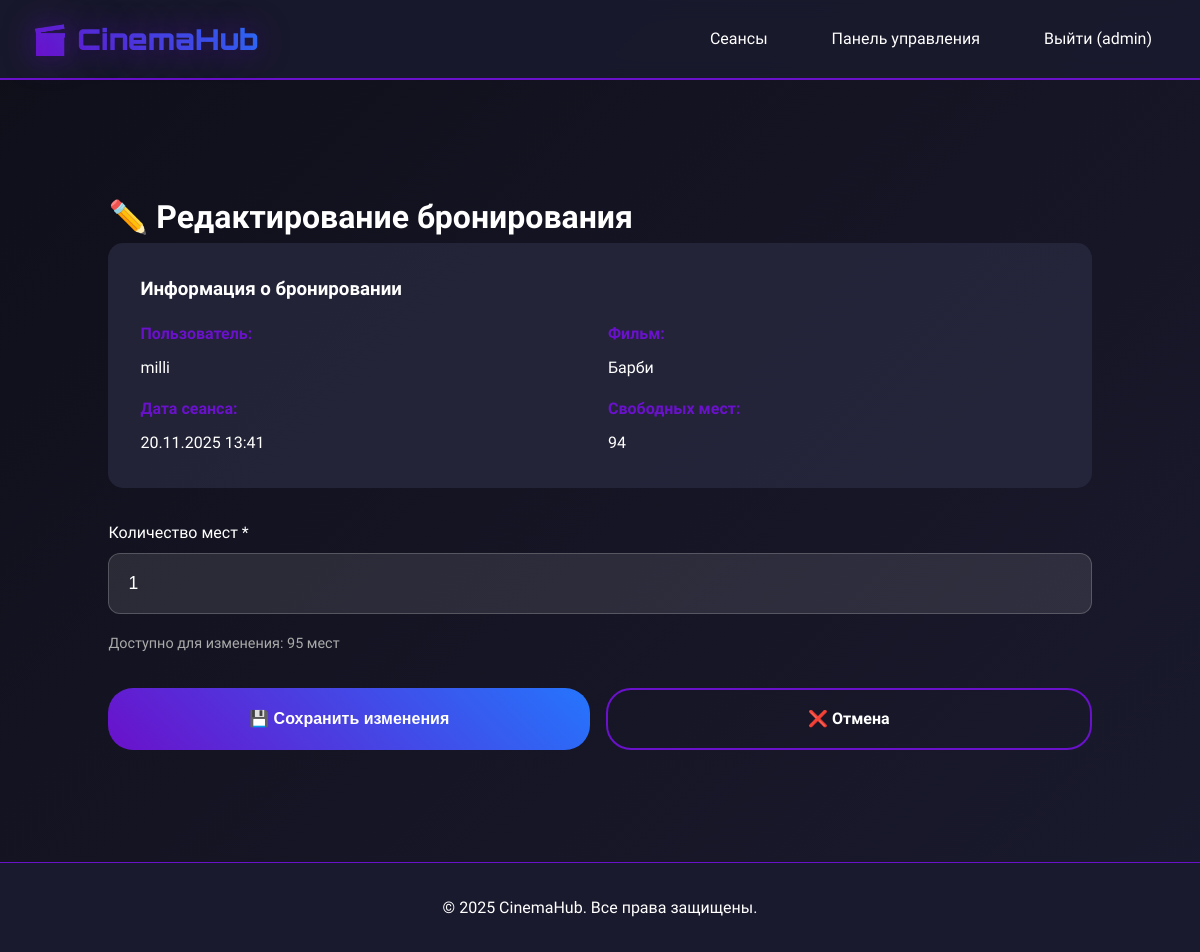
The page /manage/bookings/edit/6/ (signed in) on the database as committed earlier.
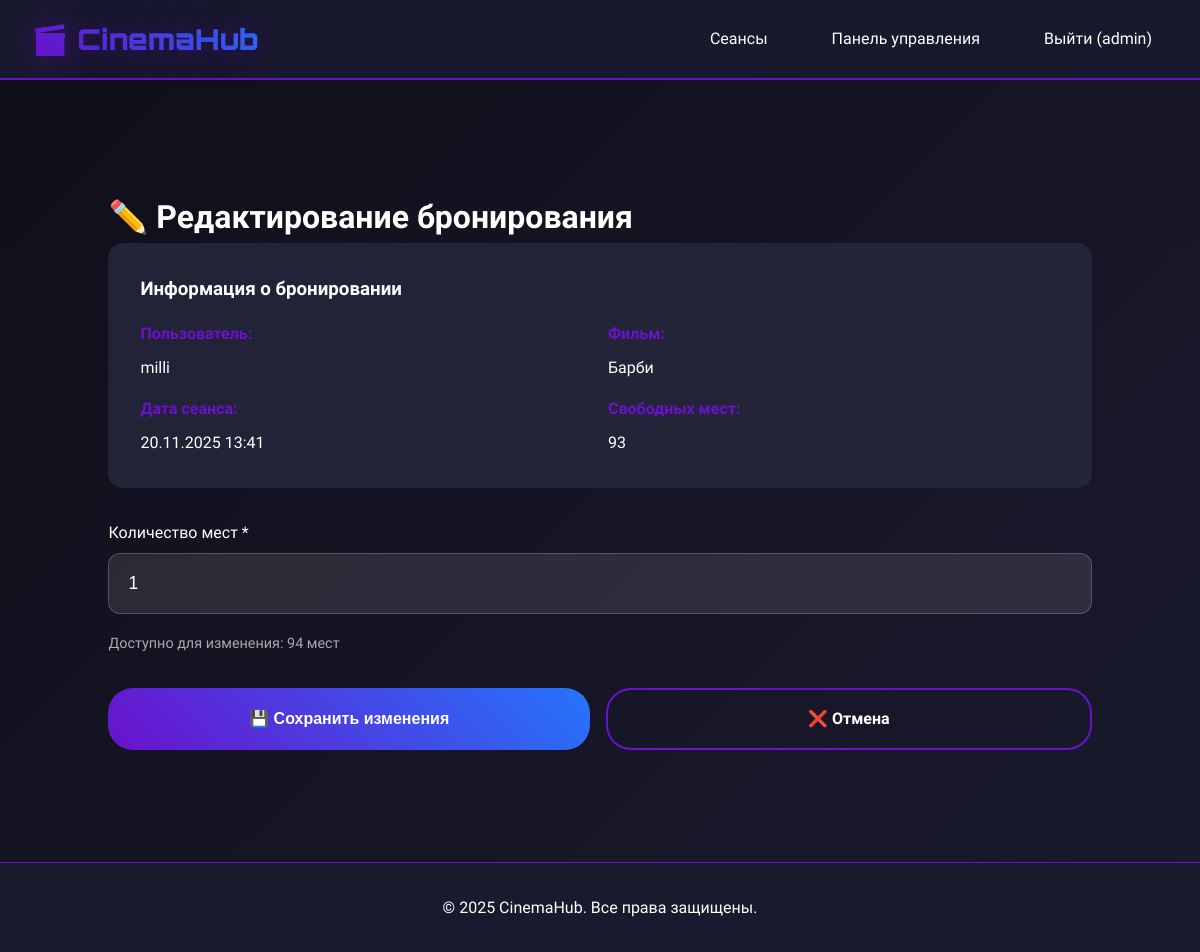
The same page on the database as committed later.
### core/models.py (models this page shows, shortened)
class Booking(models.Model):
    user = models.ForeignKey(User, on_delete=models.CASCADE)
    session = models.ForeignKey(MovieSession, on_delete=models.CASCADE)
    booking_date = models.DateTimeField(auto_now_add=True)
    seats = models.IntegerField(default=1)

class MovieSession(models.Model):
    title = models.CharField(max_length=200, verbose_name="Название фильма")
    description = models.TextField(verbose_name="Описание")
    date = models.DateTimeField(verbose_name="Дата и время сеанса")
    duration = models.IntegerField(verbose_name="Продолжительность (мин)")
    price = models.DecimalField(max_digits=8, decimal_places=2, verbose_name="Цена")
    seats_available = models.IntegerField(verbose_name="Доступные места")
    image = models.ImageField(upload_to='movies/', null=True, blank=True, verbose_name="Постер")

### core/views.py (the view, shortened to what this page needs)
# urls.py: path('manage/bookings/edit/<int:booking_id>/', views.edit_booking, name='edit_booking'),
@staff_member_required
def edit_booking(request, booking_id):
    booking = get_object_or_404(Booking, id=booking_id)
    return render(request, 'core/edit_booking.html', {'booking': booking})

### templates/core/edit_booking.html (shortened to what this page needs)
{% extends 'core/base.html' %}
{% block content %}
<div class="form-container-wide">
    <h1 class="page-title">✏️ Редактирование бронирования</h1>
    <div class="booking-info" style="background: rgba(45, 48, 71, 0.6); padding: 2rem; border-radius: 15px; margin-bottom: 2rem;">
        <h3 style="color: #fff; margin-bottom: 1rem;">Информация о бронировании</h3>
        <div style="display: grid; grid-template-columns: 1fr 1fr; gap: 1rem;">
            <div>
                <p style="color: #6a11cb; margin-bottom: 0.5rem;"><strong>Пользователь:</strong></p>
                <p style="color: #fff;">{{ booking.user.username }}</p>
            </div>
            <div>
                <p style="color: #6a11cb; margin-bottom: 0.5rem;"><strong>Фильм:</strong></p>
                <p style="color: #fff;">{{ booking.session.title }}</p>
            </div>
            <div>
                <p style="color: #6a11cb; margin-bottom: 0.5rem;"><strong>Дата сеанса:</strong></p>
                <p style="color: #fff;">{{ booking.session.date|date:"d.m.Y H:i" }}</p>
            </div>
            <div>
                <p style="color: #6a11cb; margin-bottom: 0.5rem;"><strong>Свободных мест:</strong></p>
                <p style="color: #fff;">{{ booking.session.seats_available }}</p>
            </div>
        </div>
    </div>
    <form method="post">
        <div class="form-group">
            <label for="seats">Количество мест *</label>
            <input type="number" name="seats" id="seats" class="form-input form-input-large"
                   value="{{ booking.seats }}" min="1" max="{{ booking.session.seats_available|add:booking.seats }}" required>
            <small style="color: #aaa; font-size: 0.9rem;">
                Доступно для изменения: {{ booking.session.seats_available|add:booking.seats }} мест
            </small>
        </div>
        <div class="button-group">
            <button type="submit" class="btn glow-effect">
                💾 Сохранить изменения
            </button>
            <a href="{% url 'admin_bookings' %}" class="btn" style="background: transparent; border: 2px solid #6a11cb;">
                ❌ Отмена
            </a>
        </div>
    </form>
</div>
{% endblock %}

Rows that differ between the two databases and show on the page:
changed through a linked row, Booking "milli": session.seats_available "94" → "93"; session.seats_available|add "95" → "94"
